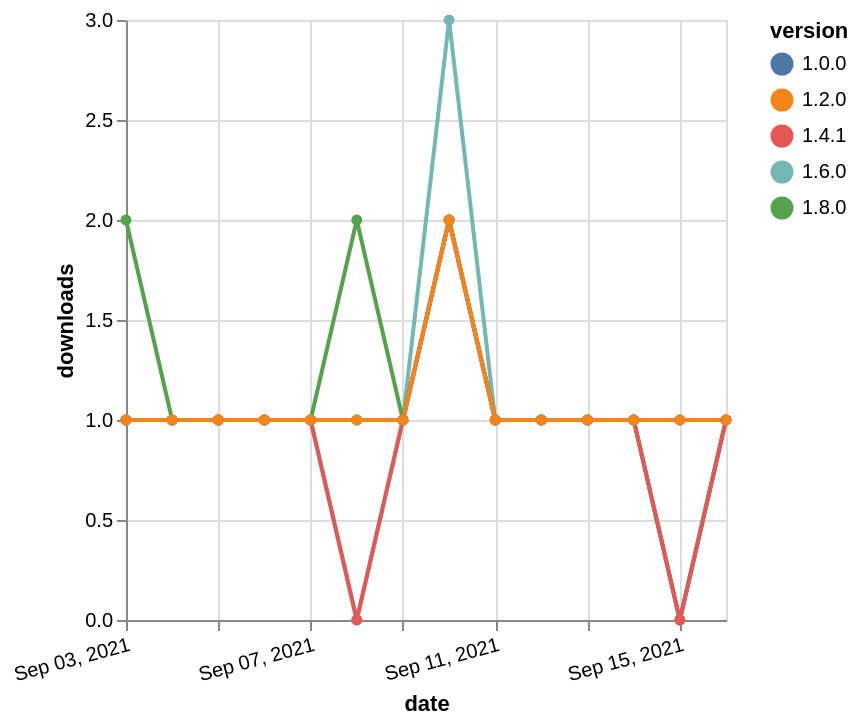

Vega-Lite specification stored for this chart:
### Vega-Lite specification from a JSON file in a GitHub repository (floating-point values rounded to 4 significant figures)
{"$schema": "https://vega.github.io/schema/vega-lite/v5.json", "description": "A simple bar chart with embedded data.", "data": {"values": [{"date": "2021-09-03", "total": 187, "delta": 1, "version": "1.6.0"}, {"date": "2021-09-04", "total": 188, "delta": 1, "version": "1.6.0"}, {"date": "2021-09-05", "total": 189, "delta": 1, "version": "1.6.0"}, {"date": "2021-09-06", "total": 190, "delta": 1, "version": "1.6.0"}, {"date": "2021-09-07", "total": 191, "delta": 1, "version": "1.6.0"}, {"date": "2021-09-08", "total": 191, "delta": 0, "version": "1.6.0"}, {"date": "2021-09-09", "total": 192, "delta": 1, "version": "1.6.0"}, {"date": "2021-09-10", "total": 195, "delta": 3, "version": "1.6.0"}, {"date": "2021-09-11", "total": 196, "delta": 1, "version": "1.6.0"}, {"date": "2021-09-12", "total": 197, "delta": 1, "version": "1.6.0"}, {"date": "2021-09-13", "total": 198, "delta": 1, "version": "1.6.0"}, {"date": "2021-09-14", "total": 199, "delta": 1, "version": "1.6.0"}, {"date": "2021-09-15", "total": 199, "delta": 0, "version": "1.6.0"}, {"date": "2021-09-16", "total": 200, "delta": 1, "version": "1.6.0"}, {"date": "2021-09-03", "total": 122, "delta": 2, "version": "1.8.0"}, {"date": "2021-09-04", "total": 123, "delta": 1, "version": "1.8.0"}, {"date": "2021-09-05", "total": 124, "delta": 1, "version": "1.8.0"}, {"date": "2021-09-06", "total": 125, "delta": 1, "version": "1.8.0"}, {"date": "2021-09-07", "total": 126, "delta": 1, "version": "1.8.0"}, {"date": "2021-09-08", "total": 128, "delta": 2, "version": "1.8.0"}, {"date": "2021-09-09", "total": 129, "delta": 1, "version": "1.8.0"}, {"date": "2021-09-10", "total": 131, "delta": 2, "version": "1.8.0"}, {"date": "2021-09-11", "total": 132, "delta": 1, "version": "1.8.0"}, {"date": "2021-09-12", "total": 133, "delta": 1, "version": "1.8.0"}, {"date": "2021-09-13", "total": 134, "delta": 1, "version": "1.8.0"}, {"date": "2021-09-14", "total": 135, "delta": 1, "version": "1.8.0"}, {"date": "2021-09-15", "total": 135, "delta": 0, "version": "1.8.0"}, {"date": "2021-09-16", "total": 136, "delta": 1, "version": "1.8.0"}, {"date": "2021-09-03", "total": 190, "delta": 1, "version": "1.0.0"}, {"date": "2021-09-04", "total": 191, "delta": 1, "version": "1.0.0"}, {"date": "2021-09-05", "total": 192, "delta": 1, "version": "1.0.0"}, {"date": "2021-09-06", "total": 193, "delta": 1, "version": "1.0.0"}, {"date": "2021-09-07", "total": 194, "delta": 1, "version": "1.0.0"}, {"date": "2021-09-08", "total": 195, "delta": 1, "version": "1.0.0"}, {"date": "2021-09-09", "total": 196, "delta": 1, "version": "1.0.0"}, {"date": "2021-09-10", "total": 198, "delta": 2, "version": "1.0.0"}, {"date": "2021-09-11", "total": 199, "delta": 1, "version": "1.0.0"}, {"date": "2021-09-12", "total": 200, "delta": 1, "version": "1.0.0"}, {"date": "2021-09-13", "total": 201, "delta": 1, "version": "1.0.0"}, {"date": "2021-09-14", "total": 202, "delta": 1, "version": "1.0.0"}, {"date": "2021-09-15", "total": 203, "delta": 1, "version": "1.0.0"}, {"date": "2021-09-16", "total": 204, "delta": 1, "version": "1.0.0"}, {"date": "2021-09-03", "total": 161, "delta": 1, "version": "1.4.1"}, {"date": "2021-09-04", "total": 162, "delta": 1, "version": "1.4.1"}, {"date": "2021-09-05", "total": 163, "delta": 1, "version": "1.4.1"}, {"date": "2021-09-06", "total": 164, "delta": 1, "version": "1.4.1"}, {"date": "2021-09-07", "total": 165, "delta": 1, "version": "1.4.1"}, {"date": "2021-09-08", "total": 165, "delta": 0, "version": "1.4.1"}, {"date": "2021-09-09", "total": 166, "delta": 1, "version": "1.4.1"}, {"date": "2021-09-10", "total": 168, "delta": 2, "version": "1.4.1"}, {"date": "2021-09-11", "total": 169, "delta": 1, "version": "1.4.1"}, {"date": "2021-09-12", "total": 170, "delta": 1, "version": "1.4.1"}, {"date": "2021-09-13", "total": 171, "delta": 1, "version": "1.4.1"}, {"date": "2021-09-14", "total": 172, "delta": 1, "version": "1.4.1"}, {"date": "2021-09-15", "total": 172, "delta": 0, "version": "1.4.1"}, {"date": "2021-09-16", "total": 173, "delta": 1, "version": "1.4.1"}, {"date": "2021-09-03", "total": 180, "delta": 1, "version": "1.2.0"}, {"date": "2021-09-04", "total": 181, "delta": 1, "version": "1.2.0"}, {"date": "2021-09-05", "total": 182, "delta": 1, "version": "1.2.0"}, {"date": "2021-09-06", "total": 183, "delta": 1, "version": "1.2.0"}, {"date": "2021-09-07", "total": 184, "delta": 1, "version": "1.2.0"}, {"date": "2021-09-08", "total": 185, "delta": 1, "version": "1.2.0"}, {"date": "2021-09-09", "total": 186, "delta": 1, "version": "1.2.0"}, {"date": "2021-09-10", "total": 188, "delta": 2, "version": "1.2.0"}, {"date": "2021-09-11", "total": 189, "delta": 1, "version": "1.2.0"}, {"date": "2021-09-12", "total": 190, "delta": 1, "version": "1.2.0"}, {"date": "2021-09-13", "total": 191, "delta": 1, "version": "1.2.0"}, {"date": "2021-09-14", "total": 192, "delta": 1, "version": "1.2.0"}, {"date": "2021-09-15", "total": 193, "delta": 1, "version": "1.2.0"}, {"date": "2021-09-16", "total": 194, "delta": 1, "version": "1.2.0"}]}, "width": "container", "mark": {"type": "line", "point": {"filled": true}}, "encoding": {"x": {"field": "date", "type": "temporal", "timeUnit": "yearmonthdate", "title": "date", "axis": {"labelAngle": -15}}, "y": {"field": "delta", "type": "quantitative", "title": "downloads"}, "color": {"field": "version", "type": "nominal"}, "tooltip": {"field": "delta"}}}
